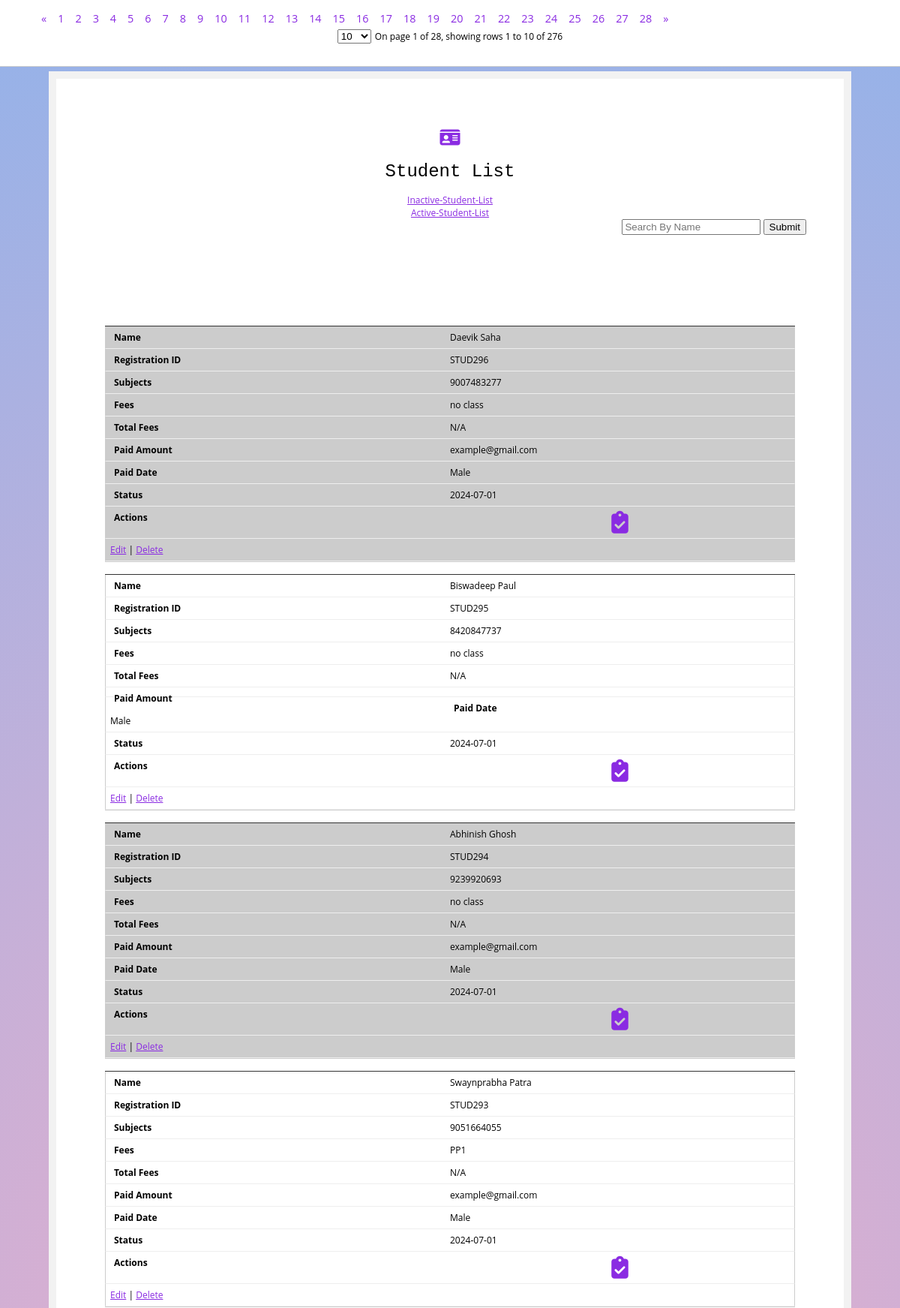
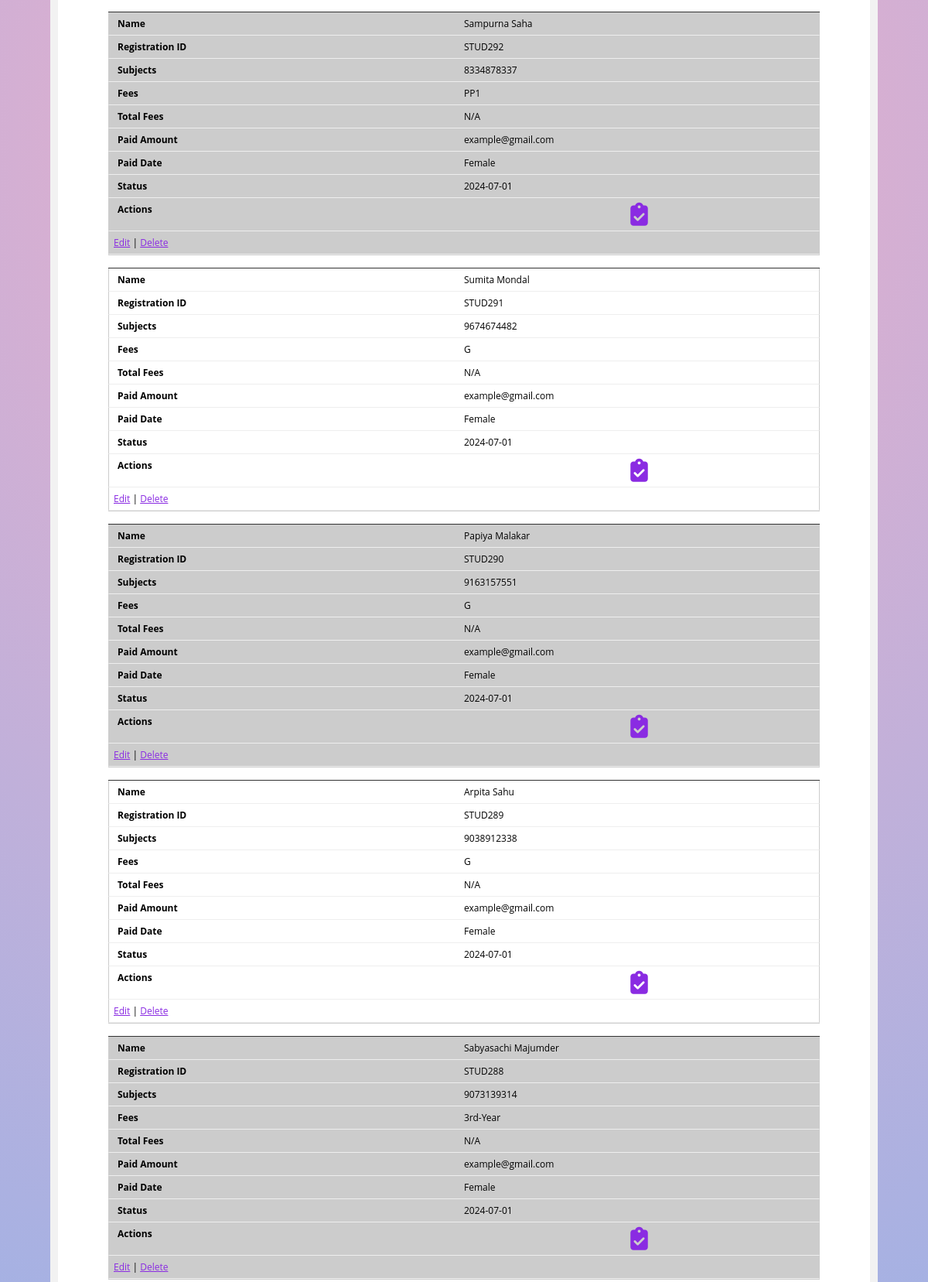
The app's page /student_list.php (upper part) with its own data (2 pictures, top to bottom).
### tables this page shows
CREATE TABLE `student_registration` (
  `Student_id` int(11) NOT NULL,
  `Student_name` varchar(500) NOT NULL,
  `Student_reg_no` varchar(256) NOT NULL,
  `Phone_no` varchar(255) NOT NULL,
  `Address` varchar(1000) NOT NULL,
  `Guardian_phone` varchar(255) NOT NULL,
  `Email` varchar(500) NOT NULL,
  `Gender` varchar(20) NOT NULL,
  `Joining_date` date NOT NULL,
  `Class` varchar(50) NOT NULL,
  `Date_of_birth` date NOT NULL,
  `Status` char(1) NOT NULL DEFAULT 'Y'
);

### student_list.php (the view, shortened to what this page needs)
<?php
include("conn.php");
$sql=mysqli_query($conn,"SELECT * FROM student_registration  WHERE Status='Y' ORDER BY `Student_id` DESC");
?>
<!DOCTYPE html>
<html lang="en">
<head>
    <link rel = "stylesheet" href="https://cdnjs.cloudflare.com/ajax/libs/font-awesome/6.1.1/css/all.min.css" />
    <link rel="stylesheet"  href="student_list.css">
</head>
<body>
<div class="form-box">
  <h1><a href="index.php"><i class="fa-sharp fa-solid fa-id-card"></i></a></h1>
  <h1>Student List</h1>
  <div style="display:flex;justify-content:center;gap:10px"><a href="student_inact.php">Inactive-Student-List</a></div>
    <div style="display:flex;justify-content:center;gap:10px"><a href="student_list.php">Active-Student-List</a></div>
  <div style="display:flex;justify-content:end;gap:10px">
  <form>
    <input type="search" name="search" value="<?php if(isset($name)) echo $name; ?>" placeholder="Search By Name">
    <input type="submit">
  </form>
   </div>
<div id="DataTable" >
  <div id="table_box_bootstrap"></div>
  <table >
    <tbody class="scroll-pane">
        <?php  while($arr=mysqli_fetch_array($sql)){?>
        <tr>
        <td style="cursor:pointer" onclick="window.location.href='student_list_details.php?id=<?php echo $arr['Student_id'] ?>'"><?php echo $arr['Student_name'] ?></td>
        <td><?php echo $arr['Student_reg_no'] ?></td>
        <td><?php echo $arr['Phone_no'] ?></td>
        <td><?php echo $arr['Class'] ?></td>
        <td><?php echo $arr['Address'] ?></td>
        <td><?php echo $arr['Email'] ?></td>
        <td><?php echo $arr['Gender'] ?></td>
        <td><?php echo $arr['Joining_date'] ?></td>
        <td ><div align="center"><a href="student_list_details.php?id=<?php echo $arr['Student_id'] ?>"><i class="fa-solid fa-clipboard-check" style="font-size:30px;margin: auto;"></i></a></div></td>
        <td><a href="student_edit.php?stud=<?php echo $arr['Student_id'] ?>">Edit</a> | <a href="student_del.php?stud=<?php echo $arr['Student_id'] ?>&status=Y">Delete</a></td>
        </tr>
        <?php } ?>
  </tbody>
</table>
</div>
        </div>
</body>
</html>

### student_list.css (style rules this page uses)
body { counter-reset: my-sec-counter; font-family: 'Open Sans', sans-serif; font-size: 12px; background: rgb(238,174,202); background: radial-gradient(circle, rgba(238,174,202,1) 0%, rgba(148,178,233,1) 100%); margin-top: 95px; }
.form-box { max-width: 800px; margin: auto; padding: 50px; background: #ffffff; border: 10px solid #f2f2f2; }
h1 { text-align: center; font-family:Arial, Helvetica, sans-serif; font: 2em "typewriter", monospace; align-self: center; }
#DataTable { position:relative; padding: 15px; box-sizing: border-box; }
table { width: 100%; border-collapse: collapse; }
td, th { padding: 6px; border: 1px solid #ccc; text-align: left; box-sizing: border-box; }
tr:nth-of-type(odd) { background: #eee; }
@media only screen 
      and (max-width: 760px), (min-device-width: 768px) 
      and (max-device-width: 1024px) { table { margin-top: 106px; } }
@media only screen 
      and (max-width: 760px), (min-device-width: 768px) 
      and (max-device-width: 1024px) { table, thead, tbody, th, td, tr { display: block; } }
@media only screen 
      and (max-width: 760px), (min-device-width: 768px) 
      and (max-device-width: 1024px) { tr { margin: 0 0 1rem 0; overflow: auto; border-bottom: 1px solid #ccc; } }
@media only screen 
      and (max-width: 760px), (min-device-width: 768px) 
      and (max-device-width: 1024px) { tbody tr:before { counter-increment: my-sec-counter; content: ""; background-color:#333; display: block; height: 1px; } }
@media only screen 
      and (max-width: 760px), (min-device-width: 768px) 
      and (max-device-width: 1024px) { tr:nth-child(odd) { background: #ccc; } }
@media only screen 
      and (max-width: 760px), (min-device-width: 768px) 
      and (max-device-width: 1024px) { td { border: none; border-bottom: 1px solid #eee; margin-right: 0%; display: block; border-right: 1px solid #ccc; border-left: 1px solid #ccc; box-sizing:border-box; } }
@media only screen 
      and (max-width: 760px), (min-device-width: 768px) 
      and (max-device-width: 1024px) { td:before { font-weight: bold; width: 50%; float:left; box-sizing:border-box; padding-left: 5px; } }
@media only screen 
      and (max-width: 760px), (min-device-width: 768px) 
      and (max-device-width: 1024px) { td:nth-of-type(1):before { content: "Name"; } }
@media only screen 
      and (max-width: 760px), (min-device-width: 768px) 
      and (max-device-width: 1024px) { td:nth-of-type(2):before { content: "Registration ID"; } }
@media only screen 
      and (max-width: 760px), (min-device-width: 768px) 
      and (max-device-width: 1024px) { td:nth-of-type(3):before { content: "Subjects"; } }
@media only screen 
      and (max-width: 760px), (min-device-width: 768px) 
      and (max-device-width: 1024px) { td:nth-of-type(4):before { content: "Fees"; } }
@media only screen 
      and (max-width: 760px), (min-device-width: 768px) 
      and (max-device-width: 1024px) { td:nth-of-type(5):before { content: "Total Fees"; } }
@media only screen 
      and (max-width: 760px), (min-device-width: 768px) 
      and (max-device-width: 1024px) { td:nth-of-type(6):before { content: "Paid Amount"; } }
@media only screen 
      and (max-width: 760px), (min-device-width: 768px) 
      and (max-device-width: 1024px) { td:nth-of-type(7):before { content: "Paid Date"; } }
@media only screen 
      and (max-width: 760px), (min-device-width: 768px) 
      and (max-device-width: 1024px) { td:nth-of-type(8):before { content: "Status"; } }
@media only screen 
      and (max-width: 760px), (min-device-width: 768px) 
      and (max-device-width: 1024px) { td:nth-of-type(9):before { content: "Actions"; } }
a { color: blueviolet; }
.form-box { max-width: 950px; margin: auto; padding: 50px; background: #ffffff; border: 10px solid #f2f2f2; }

### records on screen
student_registration: Student_name "Daevik Saha", Student_reg_no "STUD296", Phone_no "9007483277", Class "no class", Address "N/A", Email "example@gmail.com", Gender "Male", Joining_date "2024-07-01"
student_registration: Student_name "Biswadeep Paul", Student_reg_no "STUD295", Phone_no "8420847737", Class "no class", Address "N/A", Gender "Male", Joining_date "2024-07-01"
student_registration: Student_name "Abhinish Ghosh", Student_reg_no "STUD294", Phone_no "9239920693", Class "no class", Address "N/A", Email "example@gmail.com", Gender "Male", Joining_date "2024-07-01"
student_registration: Student_name "Swaynprabha Patra", Student_reg_no "STUD293", Phone_no "9051664055", Class "PP1", Address "N/A", Email "example@gmail.com", Gender "Male", Joining_date "2024-07-01"
student_registration: Student_name "Sampurna Saha", Student_reg_no "STUD292", Phone_no "8334878337", Class "PP1", Address "N/A", Email "example@gmail.com", Gender "Female", Joining_date "2024-07-01"
student_registration: Student_name "Sumita Mondal", Student_reg_no "STUD291", Phone_no "9674674482", Class "G", Address "N/A", Email "example@gmail.com", Gender "Female", Joining_date "2024-07-01"
student_registration: Student_name "Papiya Malakar", Student_reg_no "STUD290", Phone_no "9163157551", Class "G", Address "N/A", Email "example@gmail.com", Gender "Female", Joining_date "2024-07-01"
student_registration: Student_name "Arpita Sahu", Student_reg_no "STUD289", Phone_no "9038912338", Class "G", Address "N/A", Email "example@gmail.com", Gender "Female", Joining_date "2024-07-01"
student_registration: Student_name "Sabyasachi Majumder", Student_reg_no "STUD288", Phone_no "9073139314", Class "3rd-Year", Address "N/A", Email "example@gmail.com", Gender "Female", Joining_date "2024-07-01"
